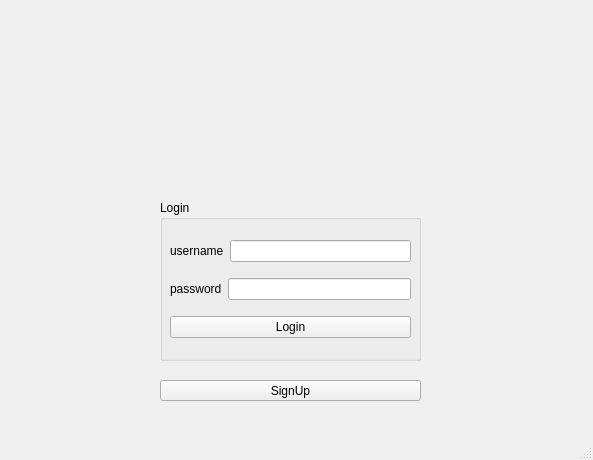
<?xml version="1.0" encoding="UTF-8"?>
<ui version="4.0">
 <class>MainWindow</class>
 <widget class="QMainWindow" name="MainWindow">
  <property name="geometry">
   <rect>
    <x>0</x>
    <y>0</y>
    <width>593</width>
    <height>460</height>
   </rect>
  </property>
  <property name="windowTitle">
   <string>MainWindow</string>
  </property>
  <widget class="QWidget" name="centralwidget">
   <widget class="QGroupBox" name="groupBox_2">
    <property name="geometry">
     <rect>
      <x>160</x>
      <y>200</y>
      <width>261</width>
      <height>161</height>
     </rect>
    </property>
    <property name="title">
     <string>Login</string>
    </property>
    <widget class="QWidget" name="layoutWidget_2">
     <property name="geometry">
      <rect>
       <x>10</x>
       <y>30</y>
       <width>241</width>
       <height>121</height>
      </rect>
     </property>
     <layout class="QVBoxLayout" name="verticalLayout_2">
      <item>
       <layout class="QHBoxLayout" name="horizontalLayout_3">
        <item>
         <widget class="QLabel" name="label_3">
          <property name="text">
           <string>username</string>
          </property>
         </widget>
        </item>
        <item>
         <widget class="QLineEdit" name="lineEdit_username"/>
        </item>
       </layout>
      </item>
      <item>
       <layout class="QHBoxLayout" name="horizontalLayout_4">
        <item>
         <widget class="QLabel" name="label_4">
          <property name="text">
           <string>password</string>
          </property>
         </widget>
        </item>
        <item>
         <widget class="QLineEdit" name="lineEdit_password"/>
        </item>
       </layout>
      </item>
      <item>
       <widget class="QPushButton" name="pushButton_login">
        <property name="text">
         <string>Login</string>
        </property>
       </widget>
      </item>
     </layout>
    </widget>
   </widget>
   <widget class="QLabel" name="label_successMessage">
    <property name="geometry">
     <rect>
      <x>160</x>
      <y>360</y>
      <width>261</width>
      <height>21</height>
     </rect>
    </property>
    <property name="text">
     <string/>
    </property>
   </widget>
   <widget class="QPushButton" name="pushButton_signup">
    <property name="geometry">
     <rect>
      <x>160</x>
      <y>380</y>
      <width>261</width>
      <height>21</height>
     </rect>
    </property>
    <property name="text">
     <string>SignUp</string>
    </property>
   </widget>
   <widget class="QLabel" name="label_logo">
    <property name="geometry">
     <rect>
      <x>180</x>
      <y>10</y>
      <width>231</width>
      <height>171</height>
     </rect>
    </property>
    <property name="text">
     <string/>
    </property>
   </widget>
  </widget>
  <widget class="QMenuBar" name="menubar">
   <property name="geometry">
    <rect>
     <x>0</x>
     <y>0</y>
     <width>593</width>
     <height>22</height>
    </rect>
   </property>
  </widget>
  <widget class="QStatusBar" name="statusbar"/>
 </widget>
 <resources/>
 <connections/>
</ui>
